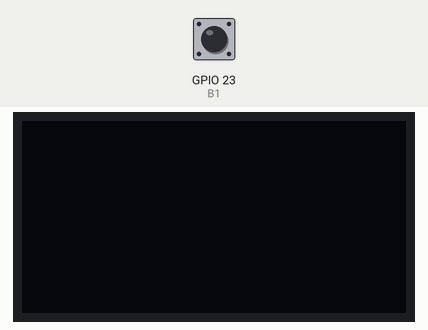
This sketch was run on a simulated ESP32. On the bench: 128×64 one-colour display. Inputs (shaded band) come from the test bench; at power-on: GPIO 23 (B1) LOW.

Above: at 1.2 s.
1.3 s: GPIO 23 (B1) pulsed HIGH 5 times (0.12 s each, 0.3 s apart)
At 2.6 s:
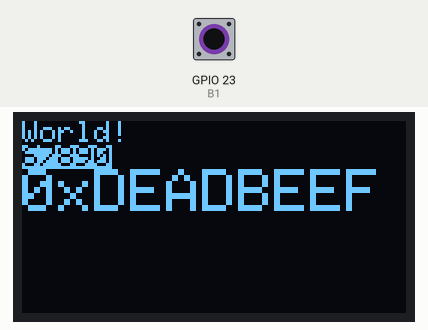
At 4.0 s:
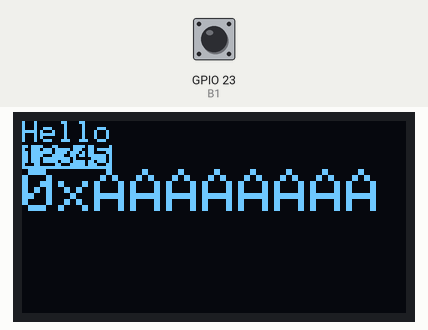
Timing chart, 0 to 5.5 s (numbered marks = the images above; inputs shaded):
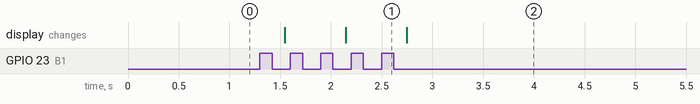

The sketch:

eelviral-lab4.ino
```cpp
// Eddie Elvira
// Lab 4
// Display with Interrupts

#include <SPI.h>
#include <Wire.h>
#include <Adafruit_GFX.h>
#include <Adafruit_SSD1306.h>

#define SCREEN_WIDTH 128 // OLED display width, in pixels
#define SCREEN_HEIGHT 64 // OLED display height, in pixels

// Declaration for an SSD1306 display connected to I2C (SDA, SCL pins)
// The pins for I2C are defined by the Wire-library.
// On an arduino UNO:       A4(SDA), A5(SCL)
// On an arduino MEGA 2560: 20(SDA), 21(SCL)
// On an arduino LEONARDO:   2(SDA),  3(SCL), ...
#define OLED_RESET     -1 // Reset pin # (or -1 if sharing Arduino reset pin)
#define SCREEN_ADDRESS 0x3C ///< See datasheet for Address; 0x3D for 128x64, 0x3C for 128x32
Adafruit_SSD1306 display(SCREEN_WIDTH, SCREEN_HEIGHT, &Wire, OLED_RESET);

#define NUMFLAKES     10 // Number of snowflakes in the animation example

#define LOGO_HEIGHT   16
#define LOGO_WIDTH    16
static const unsigned char PROGMEM logo_bmp[] =
{ 0b00000000, 0b11000000,
  0b00000001, 0b11000000,
  0b00000001, 0b11000000,
  0b00000011, 0b11100000,
  0b11110011, 0b11100000,
  0b11111110, 0b11111000,
  0b01111110, 0b11111111,
  0b00110011, 0b10011111,
  0b00011111, 0b11111100,
  0b00001101, 0b01110000,
  0b00011011, 0b10100000,
  0b00111111, 0b11100000,
  0b00111111, 0b11110000,
  0b01111100, 0b11110000,
  0b01110000, 0b01110000,
  0b00000000, 0b00110000 };

#define B1 23                                     // the port used for reading the pushbutton (GPIO 23)
#define switched                            true  // value for pressed button
#define triggered                           true  // controls interrupt handler
#define debounce                              100  // delay time (ms) to debounce the push-button
volatile bool led_status = LOW;                   // current state of the LED (LOW = off, HIGH = on)
bool initialized = false;                         // only allow interrupts when setup() finishes

volatile bool interrupt_status = {!triggered};    // determines if interrupt was triggered
volatile int message_num = 1;                     // determines current message number

void setup() {
  pinMode(B1, INPUT);
  attachInterrupt(digitalPinToInterrupt(B1), interruptHandler, RISING);
  initialized = true;

  int I2C_SCL = 22;
  int I2C_SDA = 21;

  Wire.begin(I2C_SDA, I2C_SCL);

  Serial.begin(9600);

  // SSD1306_SWITCHCAPVCC = generate display voltage from 3.3V internally
  if(!display.begin(SSD1306_SWITCHCAPVCC, SCREEN_ADDRESS)) {
    Serial.println(F("SSD1306 allocation failed"));
    for(;;); // Don't proceed, loop forever
  }

  // // Show initial display buffer contents on the screen --
  // // the library initializes this with an Adafruit splash screen.
  // display.display();
  // delay(2000); // Pause for 2 seconds

  // Clear the buffer
  display.clearDisplay();
}

void drawHello(void) {
  display.clearDisplay();

  display.setTextSize(1);             // Normal 1:1 pixel scale
  display.setTextColor(SSD1306_WHITE);        // Draw white text
  display.setCursor(0,0);             // Start at top-left corner
  display.println(F("Hello"));

  display.setTextColor(SSD1306_BLACK, SSD1306_WHITE); // Draw 'inverse' text
  display.println(12345);

  display.setTextSize(2);             // Draw 2X-scale text
  display.setTextColor(SSD1306_WHITE);
  display.print(F("0x")); display.println(0xAAAAAAAA, HEX);

  display.display();
  delay(200);
}

void drawWorld(void) {
  display.clearDisplay();

  display.setTextSize(1);             // Normal 1:1 pixel scale
  display.setTextColor(SSD1306_WHITE);        // Draw white text
  display.setCursor(0,0);             // Start at top-left corner
  display.println(F("World!"));

  display.setTextColor(SSD1306_BLACK, SSD1306_WHITE); // Draw 'inverse' text
  display.println(67890);

  display.setTextSize(2);             // Draw 2X-scale text
  display.setTextColor(SSD1306_WHITE);
  display.print(F("0x")); display.println(0xDEADBEEF, HEX);

  display.display();
  delay(200);
}

// Interrupt Service Routine (ISR) for handling interrupts
void interruptHandler()
{
  if (initialized)
  {
    // If no interrupt has been triggered, start a new button read process
    if (interrupt_status == !triggered)
    {
      // If the button was pressed, run buttonSwitchStatus() and begin debounce cycle
      if (digitalRead(B1) == HIGH)
      {
        // Deactivate ISR until buttonSwitchStatus() finishes
        interrupt_status = triggered;
      }
    }
  }
}

// Returns true if button was switched and false if no switch was detected
bool IRAM_ATTR buttonSwitchStatus()
{
  int button_status;
  static bool switch_pending = false;
  static long int time_elapsed;

  if (interrupt_status == triggered)
  {
    button_status = digitalRead(B1);  // read current state of button

    if (button_status == HIGH)
    {
      switch_pending = true;          // button release is now pending
      time_elapsed = millis();        // start timer for debounce checking
    }

    if (switch_pending && button_status == LOW)
    {
      if (millis() - time_elapsed > debounce)  // button was pressed so check for elapsed debounce time
      {
        switch_pending = false;                // reset variable for the next switch cycle
        interrupt_status = !triggered;              // reopen ISR for business now button on/off/debounce cycle complete
        return switched;                       // button was switched
      }
    }
  }

  return !switched; // button was not pressed or debounce time elapsed
}

void loop()
{
  if (buttonSwitchStatus() == switched)   // if button was switched . . .
  {
    // If current messsage is 1, draw "Hello"
    if (message_num == 1) {
      drawHello();
      message_num = 2;
    }
    // If current message is 2, draw "World!"
    else {
      drawWorld();
      message_num = 1;
    }
  }
}
```

Measured:
- after the input at 1.3 s, the display: first changes after 0.25 s (image 1 shows a later state)
